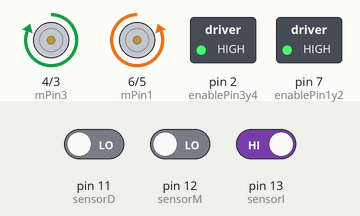
The sketch below on a simulated Arduino Uno, built with avr-gcc and run on an emulated ATmega328P. Shown: motor-driver pin pairs drawn as motors (green arrow = first pin HIGH = forward, orange = second pin HIGH = backward, longer = more drive), switched loads named in the sketch (green lamp = pin HIGH). The test bench sets the inputs (shaded band); at power-on: pin 11 (sensorD) LOW, pin 13 (sensorI) HIGH, pin 12 (sensorM) LOW.

Above: at 1.2 s.
1.3 s: pin 11 (sensorD) driven HIGH
At 1.8 s:
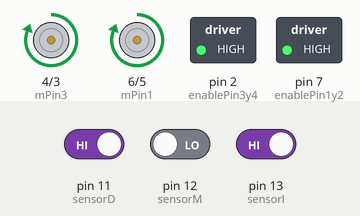
2.8 s: pin 13 (sensorI) driven LOW
At 4.0 s:
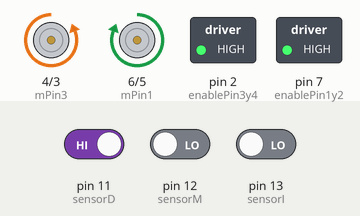
4.3 s: pin 13 (sensorI) driven HIGH
At 5.3 s:
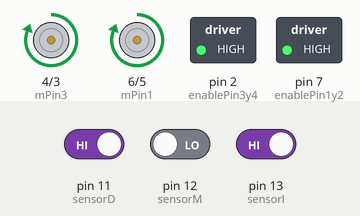
5.8 s: pin 11 (sensorD) driven LOW
At 6.4 s:
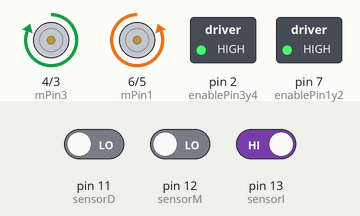
Timing chart, 0 to 8.3 s (numbered marks = the images above; inputs shaded):
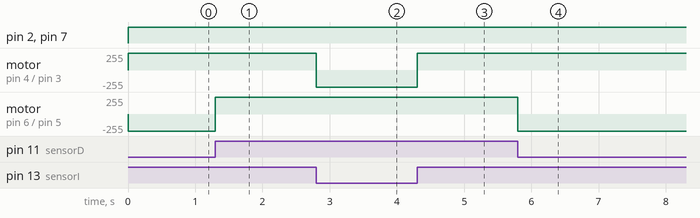

The sketch:

auto_sigue_linea.ino
```cpp
// === Sensores ===
const int sensorI = 13;
const int sensorM = 12;
const int sensorD = 11;

// === Motor izquierdo ===
const int enablePin1y2 = 7;
const int mPin1 = 6;
const int mPin2 = 5;

// === Motor derecho ===
const int enablePin3y4 = 2;
const int mPin3 = 4;
const int mPin4 = 3;

// === PID ===
const float Kp = 7, Ki = 0.005, Kd = 0.2;
int P = 0, I = 0, D = 0;
int ultimoError = 0;

// === Velocidades ===
const int VELOCIDAD_BASE   = 200;
const int VELOCIDAD_MAX    = 255;
const int VELOCIDAD_MIN    = 100;   // Mínimo útil
const int VELOCIDAD_ATRAS  = -200;  // Para giros en eje más marcados

void setup() {
  pinMode(sensorI, INPUT);
  pinMode(sensorM, INPUT);
  pinMode(sensorD, INPUT);

  pinMode(mPin1, OUTPUT);
  pinMode(mPin2, OUTPUT);
  pinMode(enablePin1y2, OUTPUT);

  pinMode(mPin3, OUTPUT);
  pinMode(mPin4, OUTPUT);
  pinMode(enablePin3y4, OUTPUT);
}

void loop() {
  int i = digitalRead(sensorI);
  int m = digitalRead(sensorM);
  int d = digitalRead(sensorD);

  int error = calcularError(i, m, d);

  // === Controlador PID ===
  P = error;
  I += error;
  D = error - ultimoError;
  ultimoError = error;

  // Anti-windup: resetear I cuando está cerca del centro
  if (abs(error) < 50) I = 0;

  int PID = P * Kp + I * Ki + D * Kd;  // Corregimos dirección

  // === Salidas a motores ===
  int velI = VELOCIDAD_BASE + PID;
  int velD = VELOCIDAD_BASE - PID;

  cambiarVelocidad(velI, velD);
}

// === Cálculo de error lógico para PID ===
int calcularError(int i, int m, int d) {
  if (!i &&  m && !d) return 0;       // Solo medio
  if ( i && !m && !d) return -100;   // Solo izquierda
  if (!i && !m &&  d) return 100;    // Solo derecha
  if ( i &&  m && !d) return -150;   // Curva cerrada izquierda
  if (!i &&  m &&  d) return 150;    // Curva cerrada derecha
  if ( i && !m &&  d) return 0;       // I + D → mantener centro
  if (!i && !m && !d) return 0;       // Ninguno → mantener
  if ( i &&  m &&  d) return 0;       // Todos → mantener
  return 0;
}

// === Controla motores (incluye reversa y PWM mínimo útil) ===
void cambiarVelocidad(int velI, int velD) {
  // Lógica motor izquierdo
  if (velI >= 0) {
    digitalWrite(mPin1, HIGH);
    digitalWrite(mPin2, LOW);
  } else {
    digitalWrite(mPin1, LOW);
    digitalWrite(mPin2, HIGH);
    velI = -velI;
  }

  // Lógica motor derecho
  if (velD >= 0) {
    digitalWrite(mPin3, HIGH);
    digitalWrite(mPin4, LOW);
  } else {
    digitalWrite(mPin3, LOW);
    digitalWrite(mPin4, HIGH);
    velD = -velD;
  }

  // PWM mínimo útil
  velI = constrain(velI, 0, VELOCIDAD_MAX);
  velD = constrain(velD, 0, VELOCIDAD_MAX);

  if (velI > 0 && velI < VELOCIDAD_MIN) velI = VELOCIDAD_MIN;
  if (velD > 0 && velD < VELOCIDAD_MIN) velD = VELOCIDAD_MIN;

  analogWrite(enablePin1y2, velI);
  analogWrite(enablePin3y4, velD);
}
```

Measured:
- after the input at 1.3 s, motor on pin 6 (mPin1) / pin 5 (mPin2): backward 255/255 → forward 255/255 at once
- after the input at 2.8 s, motor on pin 4 (mPin3) / pin 3 (mPin4): forward 255/255 → backward 255/255 at once
- after the input at 4.3 s, motor on pin 4 (mPin3) / pin 3 (mPin4): backward 255/255 → forward 255/255 at once
- after the input at 5.8 s, motor on pin 6 (mPin1) / pin 5 (mPin2): forward 255/255 → backward 255/255 at once
